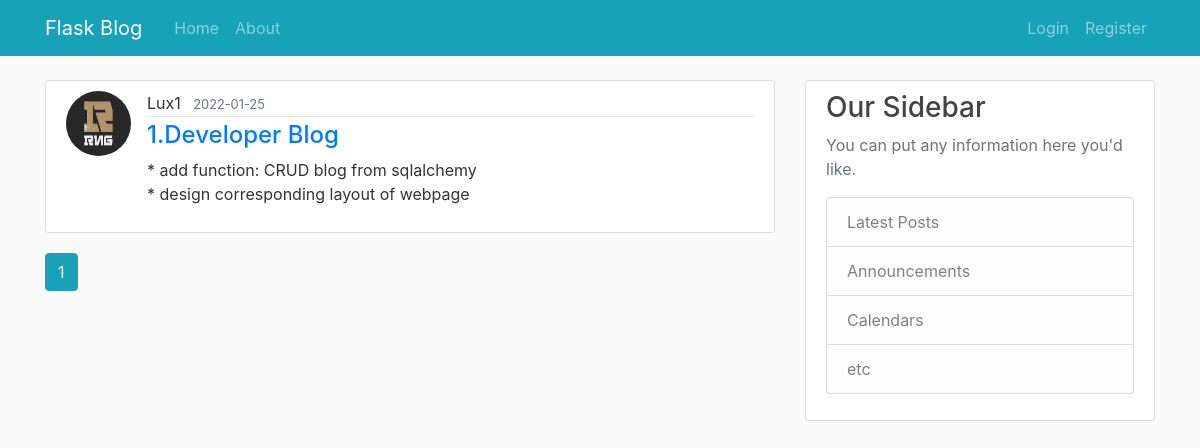
The page /home/Lux1 on the database as committed earlier.
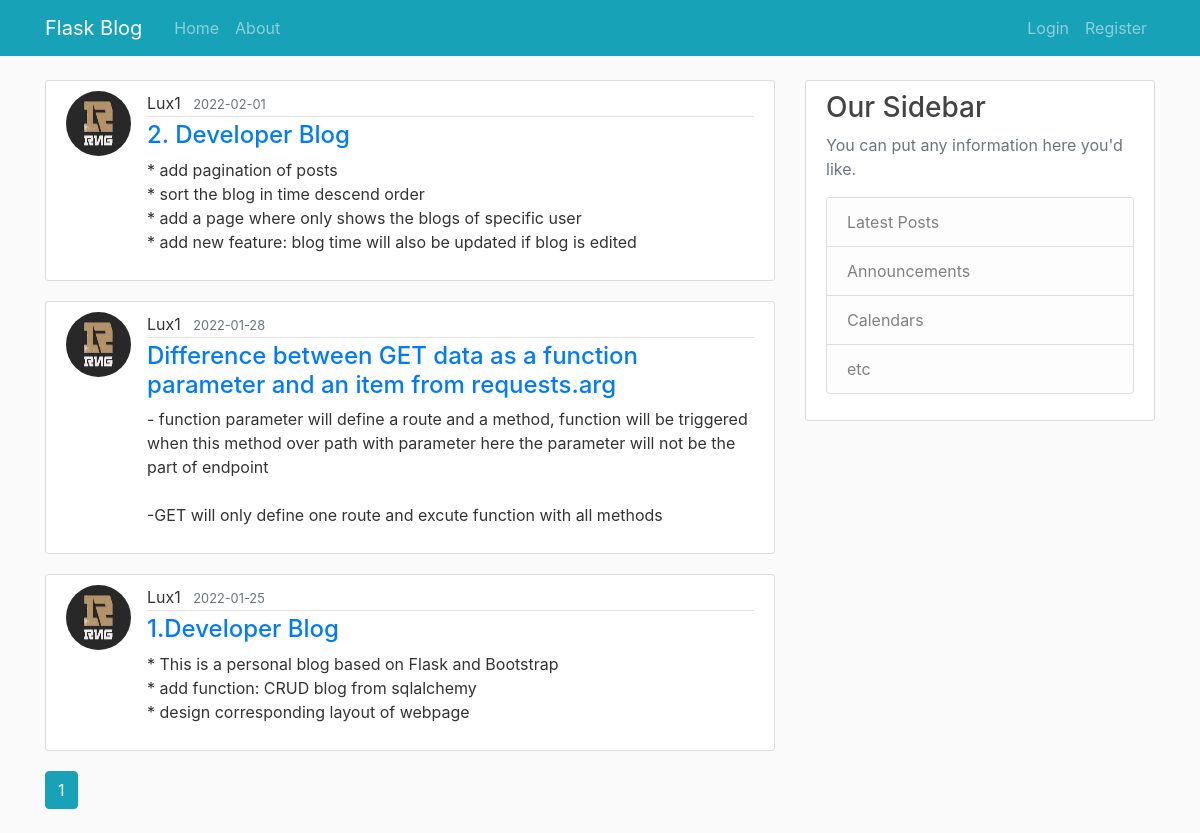
The same page on the database as committed later.
### flaskblog/models.py (models this page shows, shortened)
class Post(db.Model):
    id = db.Column(db.Integer, primary_key=True)
    title = db.Column(db.String(100), nullable=False)
    date_posted = db.Column(db.DateTime, nullable=False, default=datetime.utcnow)
    content = db.Column(db.Text, nullable=False)
    user_id = db.Column(db.Integer, db.ForeignKey('user.id'), nullable=False)

class User(db.Model, UserMixin):
    id = db.Column(db.Integer, primary_key=True)
    username = db.Column(db.String(20), unique=True, nullable=False)
    email = db.Column(db.String(120), unique=True, nullable=False)
    image_file = db.Column(db.String(20), nullable=False, default='default.png')
    password = db.Column(db.String(60), nullable=False)
    posts = db.relationship('Post', backref='author', lazy=True)

### flaskblog/routes.py (the view)
@app.route('/home/<string:username>')
def user_post(username):
    page = request.args.get('page', 1, type=int)
    user = User.query.filter_by(username=username).first_or_404()
    posts = Post.query.filter_by(author=user)\
        .order_by(Post.date_posted.desc()).paginate(page=page, per_page=5)
    return render_template('user_posts.html', posts=posts, user=user)

### flaskblog/templates/user_posts.html (shortened to what this page needs)
{% extends "template.html" %}
{% block content %}
    {% for post in posts.items %}
        <article class="media content-section">
            {% if post.author.image_file != 'default.png' %}
                <img class="rounded-circle article-img" src="{{url_for('static', filename='profile_img/' + post.author.id|string + '/' + post.author.image_file)}}">
            {% else %}
                <img class="rounded-circle article-img" src="{{'static\\profile_img\\default.png'}}">
            {% endif %}
            <div class="media-body">
                <div class="article-metadata">
                    <span class="mr-2">{{post.author.username}}</span>
                    <small class="text-muted">{{post.date_posted.strftime('%Y-%m-%d')}}</small>
                </div>
                <h4 class="article-title" ><a href='{{url_for('post', post_id=post.id)}}'>{{post.title}}</a></h2>
                <p class="article-content">{{post.content}}</p>
            </div>
        </article>
    {% endfor %}
    {% for page_num in posts.iter_pages(left_edge=1, right_edge=1, left_current=1, right_current=2) %}
        {% if page_num %}
            {% if posts.page == page_num %}
                <a class="btn btn-info mb-4" href="{{url_for('user_post', username=user.username, page=page_num)}}">{{page_num}}</a>
            {% else %}
                <a class="btn btn-outline-info mb-4" href="{{url_for('user_post', username=user.username, page=page_num)}}">{{page_num}}</a>
            {% endif %}
        {% else %}
            ...
        {% endif %}
    {% endfor %}
{% endblock content %}

Rows that differ between the two databases and show on the page:
added Post: image_file (picture), author.username "Lux1", date_posted "2022-02-01", title "2. Developer Blog", content "* add pagination of posts * sort the blog in time descend order * add a page where only shows the blogs of specific user * add new feature: blog time will also be updated if blog is edited"
added Post: image_file (picture), author.username "Lux1", date_posted "2022-01-28", title "Difference between GET data as a function parameter and an item from requests.arg", content "- function parameter will define a route and a method, function will be triggered when this method over path with parameter here the parameter will not be the part of endpoint -GET will only define one route and excute function with all methods"
changed Post "1.Developer Blog": content "* add function: CRUD blog from sqlalchemy * design corresponding layout of webpage" → "* This is a personal blog based on Flask and Bootstrap * add function: CRUD blog from sqlalchemy * design corresponding layout of webpage"
